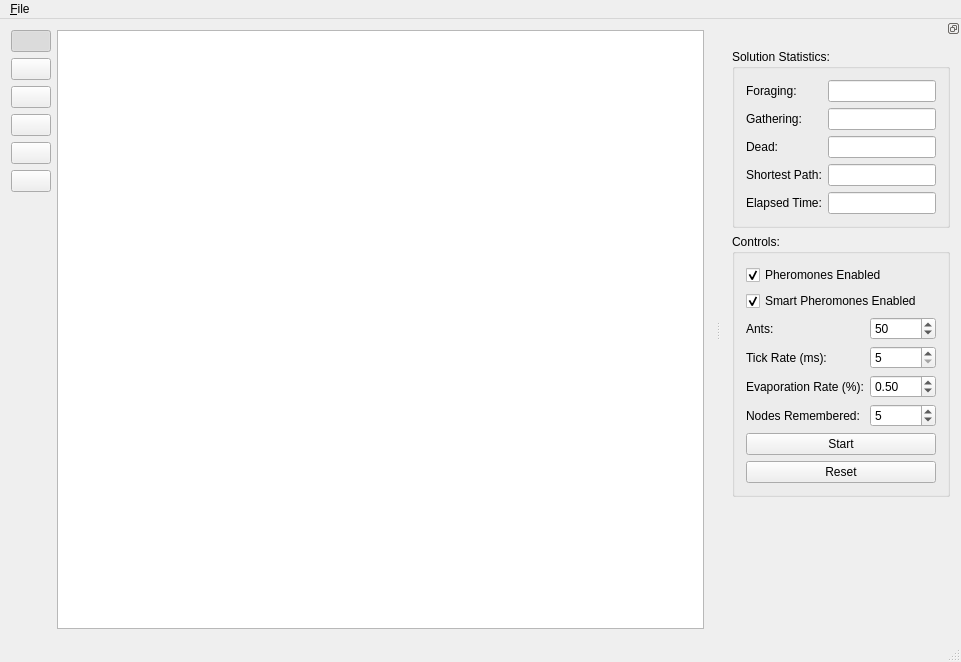
<?xml version="1.0" encoding="UTF-8"?>
<ui version="4.0">
 <class>AntSimMainWindow</class>
 <widget class="QMainWindow" name="AntSimMainWindow">
  <property name="geometry">
   <rect>
    <x>0</x>
    <y>0</y>
    <width>961</width>
    <height>662</height>
   </rect>
  </property>
  <property name="windowTitle">
   <string>AntSimMainWindow</string>
  </property>
  <property name="windowIcon">
   <iconset resource="resources/resources.qrc">
    <normaloff>:/resources/ant.png</normaloff>:/resources/ant.png</iconset>
  </property>
  <widget class="QWidget" name="centralWidget">
   <layout class="QHBoxLayout" name="horizontalLayout">
    <item>
     <layout class="QVBoxLayout" name="verticalLayout">
      <item>
       <widget class="QPushButton" name="cursorPushButton">
        <property name="sizePolicy">
         <sizepolicy hsizetype="Fixed" vsizetype="Fixed">
          <horstretch>0</horstretch>
          <verstretch>0</verstretch>
         </sizepolicy>
        </property>
        <property name="text">
         <string/>
        </property>
        <property name="icon">
         <iconset resource="resources/resources.qrc">
          <normaloff>:/resources/cursor.png</normaloff>:/resources/cursor.png</iconset>
        </property>
        <property name="iconSize">
         <size>
          <width>32</width>
          <height>32</height>
         </size>
        </property>
        <property name="checkable">
         <bool>true</bool>
        </property>
        <property name="checked">
         <bool>true</bool>
        </property>
        <property name="autoExclusive">
         <bool>true</bool>
        </property>
       </widget>
      </item>
      <item>
       <widget class="QPushButton" name="pathPushButton">
        <property name="toolTip">
         <string>Add path.</string>
        </property>
        <property name="whatsThis">
         <string/>
        </property>
        <property name="text">
         <string/>
        </property>
        <property name="icon">
         <iconset resource="resources/resources.qrc">
          <normaloff>:/resources/path.png</normaloff>:/resources/path.png</iconset>
        </property>
        <property name="iconSize">
         <size>
          <width>32</width>
          <height>32</height>
         </size>
        </property>
        <property name="checkable">
         <bool>true</bool>
        </property>
        <property name="checked">
         <bool>false</bool>
        </property>
        <property name="autoExclusive">
         <bool>true</bool>
        </property>
       </widget>
      </item>
      <item>
       <widget class="QPushButton" name="wallPushButton">
        <property name="sizePolicy">
         <sizepolicy hsizetype="Fixed" vsizetype="Fixed">
          <horstretch>0</horstretch>
          <verstretch>0</verstretch>
         </sizepolicy>
        </property>
        <property name="toolTip">
         <string>Add wall.</string>
        </property>
        <property name="text">
         <string/>
        </property>
        <property name="icon">
         <iconset resource="resources/resources.qrc">
          <normaloff>:/resources/wall.png</normaloff>:/resources/wall.png</iconset>
        </property>
        <property name="iconSize">
         <size>
          <width>32</width>
          <height>32</height>
         </size>
        </property>
        <property name="checkable">
         <bool>true</bool>
        </property>
        <property name="checked">
         <bool>false</bool>
        </property>
        <property name="autoExclusive">
         <bool>true</bool>
        </property>
       </widget>
      </item>
      <item>
       <widget class="QPushButton" name="hazardPushButton">
        <property name="sizePolicy">
         <sizepolicy hsizetype="Fixed" vsizetype="Fixed">
          <horstretch>0</horstretch>
          <verstretch>0</verstretch>
         </sizepolicy>
        </property>
        <property name="toolTip">
         <string>Add hazard.</string>
        </property>
        <property name="text">
         <string/>
        </property>
        <property name="icon">
         <iconset resource="resources/resources.qrc">
          <normaloff>:/resources/hazard.png</normaloff>:/resources/hazard.png</iconset>
        </property>
        <property name="iconSize">
         <size>
          <width>32</width>
          <height>32</height>
         </size>
        </property>
        <property name="checkable">
         <bool>true</bool>
        </property>
        <property name="autoExclusive">
         <bool>true</bool>
        </property>
       </widget>
      </item>
      <item>
       <widget class="QPushButton" name="foodPushButton">
        <property name="sizePolicy">
         <sizepolicy hsizetype="Fixed" vsizetype="Fixed">
          <horstretch>0</horstretch>
          <verstretch>0</verstretch>
         </sizepolicy>
        </property>
        <property name="toolTip">
         <string>Add food.</string>
        </property>
        <property name="text">
         <string/>
        </property>
        <property name="icon">
         <iconset resource="resources/resources.qrc">
          <normaloff>:/resources/cake.png</normaloff>:/resources/cake.png</iconset>
        </property>
        <property name="iconSize">
         <size>
          <width>32</width>
          <height>32</height>
         </size>
        </property>
        <property name="checkable">
         <bool>true</bool>
        </property>
        <property name="autoExclusive">
         <bool>true</bool>
        </property>
       </widget>
      </item>
      <item>
       <widget class="QPushButton" name="spawnPushButton">
        <property name="sizePolicy">
         <sizepolicy hsizetype="Fixed" vsizetype="Fixed">
          <horstretch>0</horstretch>
          <verstretch>0</verstretch>
         </sizepolicy>
        </property>
        <property name="toolTip">
         <string>Set spawn point.</string>
        </property>
        <property name="text">
         <string/>
        </property>
        <property name="icon">
         <iconset resource="resources/resources.qrc">
          <normaloff>:/resources/start.png</normaloff>:/resources/start.png</iconset>
        </property>
        <property name="iconSize">
         <size>
          <width>32</width>
          <height>32</height>
         </size>
        </property>
        <property name="checkable">
         <bool>true</bool>
        </property>
        <property name="autoExclusive">
         <bool>true</bool>
        </property>
       </widget>
      </item>
      <item>
       <spacer name="verticalSpacer">
        <property name="orientation">
         <enum>Qt::Vertical</enum>
        </property>
        <property name="sizeHint" stdset="0">
         <size>
          <width>20</width>
          <height>456</height>
         </size>
        </property>
       </spacer>
      </item>
     </layout>
    </item>
    <item>
     <widget class="QGraphicsView" name="graphicsView">
      <property name="verticalScrollBarPolicy">
       <enum>Qt::ScrollBarAsNeeded</enum>
      </property>
      <property name="horizontalScrollBarPolicy">
       <enum>Qt::ScrollBarAsNeeded</enum>
      </property>
      <property name="renderHints">
       <set>QPainter::SmoothPixmapTransform|QPainter::TextAntialiasing</set>
      </property>
      <property name="dragMode">
       <enum>QGraphicsView::NoDrag</enum>
      </property>
      <property name="cacheMode">
       <set>QGraphicsView::CacheNone</set>
      </property>
      <property name="resizeAnchor">
       <enum>QGraphicsView::AnchorViewCenter</enum>
      </property>
      <property name="viewportUpdateMode">
       <enum>QGraphicsView::BoundingRectViewportUpdate</enum>
      </property>
     </widget>
    </item>
   </layout>
  </widget>
  <widget class="QMenuBar" name="menuBar">
   <property name="geometry">
    <rect>
     <x>0</x>
     <y>0</y>
     <width>961</width>
     <height>20</height>
    </rect>
   </property>
   <widget class="QMenu" name="menuFile">
    <property name="title">
     <string>&amp;File</string>
    </property>
    <addaction name="actionNew"/>
    <addaction name="actionOpen"/>
    <addaction name="actionSave"/>
    <addaction name="actionSaveAs"/>
    <addaction name="separator"/>
    <addaction name="actionExit"/>
   </widget>
   <addaction name="menuFile"/>
  </widget>
  <widget class="QStatusBar" name="statusBar"/>
  <widget class="QDockWidget" name="dockWidget">
   <property name="features">
    <set>QDockWidget::DockWidgetFloatable|QDockWidget::DockWidgetMovable</set>
   </property>
   <property name="allowedAreas">
    <set>Qt::LeftDockWidgetArea|Qt::RightDockWidgetArea</set>
   </property>
   <attribute name="dockWidgetArea">
    <number>2</number>
   </attribute>
   <widget class="QWidget" name="dockWidgetContents">
    <layout class="QVBoxLayout" name="verticalLayout_3">
     <item>
      <widget class="QGroupBox" name="statsGroupBox">
       <property name="title">
        <string>Solution Statistics:</string>
       </property>
       <layout class="QGridLayout" name="gridLayout_2">
        <item row="4" column="0">
         <widget class="QLabel" name="elapsedTimeLabel">
          <property name="text">
           <string>Elapsed Time:</string>
          </property>
         </widget>
        </item>
        <item row="1" column="1">
         <widget class="QLineEdit" name="gatheringLineEdit">
          <property name="sizePolicy">
           <sizepolicy hsizetype="MinimumExpanding" vsizetype="Fixed">
            <horstretch>0</horstretch>
            <verstretch>0</verstretch>
           </sizepolicy>
          </property>
          <property name="alignment">
           <set>Qt::AlignRight|Qt::AlignTrailing|Qt::AlignVCenter</set>
          </property>
          <property name="readOnly">
           <bool>true</bool>
          </property>
         </widget>
        </item>
        <item row="1" column="0">
         <widget class="QLabel" name="gatheringLabel">
          <property name="text">
           <string>Gathering:</string>
          </property>
         </widget>
        </item>
        <item row="3" column="0">
         <widget class="QLabel" name="shortestPathLabel">
          <property name="text">
           <string>Shortest Path:</string>
          </property>
         </widget>
        </item>
        <item row="2" column="1">
         <widget class="QLineEdit" name="deadLineEdit">
          <property name="sizePolicy">
           <sizepolicy hsizetype="MinimumExpanding" vsizetype="Fixed">
            <horstretch>0</horstretch>
            <verstretch>0</verstretch>
           </sizepolicy>
          </property>
          <property name="alignment">
           <set>Qt::AlignRight|Qt::AlignTrailing|Qt::AlignVCenter</set>
          </property>
          <property name="readOnly">
           <bool>true</bool>
          </property>
         </widget>
        </item>
        <item row="0" column="0">
         <widget class="QLabel" name="foraginglabel">
          <property name="text">
           <string>Foraging:</string>
          </property>
         </widget>
        </item>
        <item row="4" column="1">
         <widget class="QLineEdit" name="elapsedTimeEdit">
          <property name="sizePolicy">
           <sizepolicy hsizetype="MinimumExpanding" vsizetype="Fixed">
            <horstretch>0</horstretch>
            <verstretch>0</verstretch>
           </sizepolicy>
          </property>
          <property name="alignment">
           <set>Qt::AlignRight|Qt::AlignTrailing|Qt::AlignVCenter</set>
          </property>
          <property name="readOnly">
           <bool>true</bool>
          </property>
         </widget>
        </item>
        <item row="2" column="0">
         <widget class="QLabel" name="deadLabel">
          <property name="text">
           <string>Dead:</string>
          </property>
         </widget>
        </item>
        <item row="3" column="1">
         <widget class="QLineEdit" name="shortestLineEdit">
          <property name="sizePolicy">
           <sizepolicy hsizetype="MinimumExpanding" vsizetype="Fixed">
            <horstretch>0</horstretch>
            <verstretch>0</verstretch>
           </sizepolicy>
          </property>
          <property name="alignment">
           <set>Qt::AlignRight|Qt::AlignTrailing|Qt::AlignVCenter</set>
          </property>
          <property name="readOnly">
           <bool>true</bool>
          </property>
         </widget>
        </item>
        <item row="0" column="1">
         <widget class="QLineEdit" name="foragingLineEdit">
          <property name="sizePolicy">
           <sizepolicy hsizetype="MinimumExpanding" vsizetype="Fixed">
            <horstretch>0</horstretch>
            <verstretch>0</verstretch>
           </sizepolicy>
          </property>
          <property name="alignment">
           <set>Qt::AlignRight|Qt::AlignTrailing|Qt::AlignVCenter</set>
          </property>
          <property name="readOnly">
           <bool>true</bool>
          </property>
         </widget>
        </item>
       </layout>
      </widget>
     </item>
     <item>
      <widget class="QGroupBox" name="controlsGroupBox">
       <property name="title">
        <string>Controls:</string>
       </property>
       <layout class="QVBoxLayout" name="verticalLayout_2">
        <item>
         <widget class="QCheckBox" name="pheromoneCheckBox">
          <property name="enabled">
           <bool>true</bool>
          </property>
          <property name="text">
           <string>Pheromones Enabled</string>
          </property>
          <property name="checked">
           <bool>true</bool>
          </property>
         </widget>
        </item>
        <item>
         <widget class="QCheckBox" name="smartPheromoneCheckBox">
          <property name="text">
           <string>Smart Pheromones Enabled</string>
          </property>
          <property name="checked">
           <bool>true</bool>
          </property>
         </widget>
        </item>
        <item>
         <layout class="QGridLayout" name="gridLayout">
          <item row="0" column="0">
           <widget class="QLabel" name="nrAntsLabel">
            <property name="text">
             <string>Ants:</string>
            </property>
           </widget>
          </item>
          <item row="0" column="1">
           <widget class="QSpinBox" name="nrAntsSpinBox">
            <property name="minimum">
             <number>1</number>
            </property>
            <property name="maximum">
             <number>500</number>
            </property>
            <property name="value">
             <number>50</number>
            </property>
           </widget>
          </item>
          <item row="1" column="0">
           <widget class="QLabel" name="label">
            <property name="text">
             <string>Tick Rate (ms):</string>
            </property>
           </widget>
          </item>
          <item row="1" column="1">
           <widget class="QSpinBox" name="advanceRateSpinBox">
            <property name="minimum">
             <number>5</number>
            </property>
            <property name="maximum">
             <number>500</number>
            </property>
            <property name="singleStep">
             <number>10</number>
            </property>
            <property name="value">
             <number>5</number>
            </property>
           </widget>
          </item>
          <item row="2" column="0">
           <widget class="QLabel" name="evaporationLabel">
            <property name="text">
             <string>Evaporation Rate (%):</string>
            </property>
           </widget>
          </item>
          <item row="3" column="0">
           <widget class="QLabel" name="maxNodesLabel">
            <property name="text">
             <string>Nodes Remembered:</string>
            </property>
           </widget>
          </item>
          <item row="2" column="1">
           <widget class="QDoubleSpinBox" name="evaporationSpinBox">
            <property name="maximum">
             <double>1.000000000000000</double>
            </property>
            <property name="singleStep">
             <double>0.050000000000000</double>
            </property>
            <property name="value">
             <double>0.500000000000000</double>
            </property>
           </widget>
          </item>
          <item row="3" column="1">
           <widget class="QSpinBox" name="maxNodesSpinBox">
            <property name="value">
             <number>5</number>
            </property>
           </widget>
          </item>
         </layout>
        </item>
        <item>
         <widget class="QPushButton" name="startPushButton">
          <property name="text">
           <string>Start</string>
          </property>
         </widget>
        </item>
        <item>
         <widget class="QPushButton" name="resetPushButton">
          <property name="text">
           <string>Reset</string>
          </property>
         </widget>
        </item>
       </layout>
      </widget>
     </item>
     <item>
      <spacer name="verticalSpacer_2">
       <property name="orientation">
        <enum>Qt::Vertical</enum>
       </property>
       <property name="sizeHint" stdset="0">
        <size>
         <width>20</width>
         <height>525</height>
        </size>
       </property>
      </spacer>
     </item>
    </layout>
   </widget>
  </widget>
  <action name="actionOpen">
   <property name="text">
    <string>&amp;Open</string>
   </property>
  </action>
  <action name="actionSave">
   <property name="text">
    <string>&amp;Save</string>
   </property>
  </action>
  <action name="actionNew">
   <property name="text">
    <string>&amp;New</string>
   </property>
  </action>
  <action name="actionExit">
   <property name="text">
    <string>E&amp;xit</string>
   </property>
  </action>
  <action name="actionSaveAs">
   <property name="text">
    <string>Save As</string>
   </property>
  </action>
 </widget>
 <layoutdefault spacing="6" margin="11"/>
 <resources>
  <include location="resources/resources.qrc"/>
 </resources>
 <connections/>
</ui>
